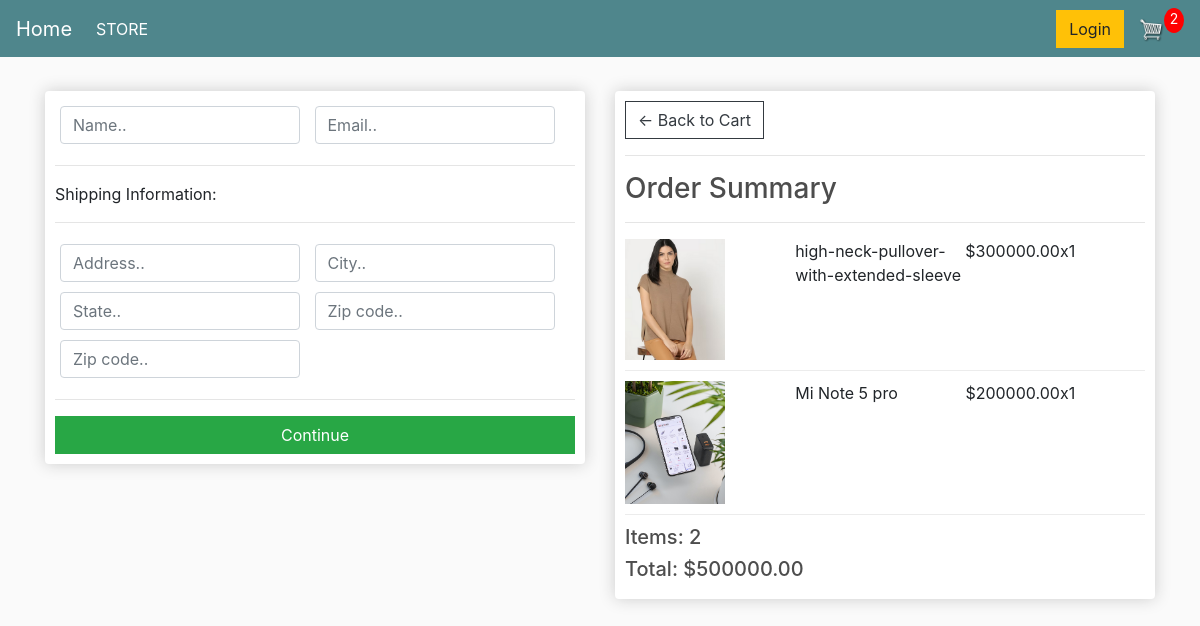
The app's page /checkout/ (signed in) with its own data.
### store/models.py (models this page shows, shortened)
class OrderItem(models.Model):
	product = models.ForeignKey(Product, on_delete=models.SET_NULL, null=True)
	order = models.ForeignKey(Order, on_delete=models.SET_NULL, null=True)
	quantity = models.IntegerField(default=0, null=True, blank=True)
	date_added = models.DateTimeField(auto_now_add=True)
	@property
	def get_total(self):
		total = self.product.price * self.quantity
		return total

class Product(models.Model):
	name = models.CharField(max_length=200)
	price = models.FloatField()
	digital = models.BooleanField(default=False,null=True, blank=True)
	image = models.ImageField(null=True, blank=True)
	@property
	def imageURL(self):
		try:
			url = self.image.url
		except:
			url = ''
		return url

class Order(models.Model):
	customer = models.ForeignKey(Customer, on_delete=models.SET_NULL, null=True, blank=True)
	date_ordered = models.DateTimeField(auto_now_add=True)
	complete = models.BooleanField(default=False)
	transaction_id = models.CharField(max_length=100, null=True)
	@property
	def shipping(self):
		shipping = False
		orderitems = self.orderitem_set.all()
		for i in orderitems:
			if i.product.digital == False:
				shipping = True
		return shipping
	@property
	def get_cart_total(self):
		orderitems = self.orderitem_set.all()
		total = sum([item.get_total for item in orderitems])
		return total
	@property
	def get_cart_items(self):
		orderitems = self.orderitem_set.all()
		total = sum([item.quantity for item in orderitems])
		return total

### store/views.py (the view)
# urls.py: path('checkout/', views.checkout, name="checkout"),
def checkout(request):
	data = cartData(request)
	cartItems = data['cartItems']
	order = data['order']
	items = data['items']
	context = {'items':items, 'order':order, 'cartItems':cartItems}
	return render(request, 'store/checkout.html', context)

### store/utils.py (called while the page is built)
def cartData(request):
	if request.user.is_authenticated:
		customer = request.user.customer
		order, created = Order.objects.get_or_create(customer=customer, complete=False)
		items = order.orderitem_set.all()
		cartItems = order.get_cart_items
	else:
		cookieData = cookieCart(request)
		cartItems = cookieData['cartItems']
		order = cookieData['order']
		items = cookieData['items']
	return {'cartItems':cartItems ,'order':order, 'items':items}

### store/templates/store/checkout.html (shortened to what this page needs)
{% extends 'store/main.html' %}
{% load static %}
{% block content %}
     <div class="row">
		<div class="col-lg-6">
			<div class="box-element" id="form-wrapper">
				<form id="form">
					<div id="user-info">
						<div class="form-field">
							<input required class="form-control" type="text" name="name" placeholder="Name..">
						</div>
						<div class="form-field">
							<input required class="form-control" type="email" name="email" placeholder="Email..">
						</div>
					</div>
					<div id="shipping-info">
						<hr>
						<p>Shipping Information:</p>
						<hr>
						<div class="form-field">
							<input class="form-control" type="text" name="address" placeholder="Address..">
						</div>
						<div class="form-field">
							<input class="form-control" type="text" name="city" placeholder="City..">
						</div>
						<div class="form-field">
							<input class="form-control" type="text" name="state" placeholder="State..">
						</div>
						<div class="form-field">
							<input class="form-control" type="text" name="zipcode" placeholder="Zip code..">
						</div>
						<div class="form-field">
							<input class="form-control" type="text" name="country" placeholder="Zip code..">
						</div>
					</div>
					<hr>
					<input id="form-button" class="btn btn-success btn-block" type="submit" value="Continue">
				</form>
			</div>
			<br>
		</div>
		<div class="col-lg-6">
			<div class="box-element">
				<a  class="btn btn-outline-dark" href="{% url 'cart' %}">&#x2190; Back to Cart</a>
				<hr>
				<h3>Order Summary</h3>
				<hr>
				{% for item in items %}
				<div class="cart-row">
					<div style="flex:2"><img class="row-image" src="{{item.product.imageURL}}"></div>
					<div style="flex:2"><p>{{item.product.name}}</p></div>
					<div style="flex:1"><p>${{item.product.price|floatformat:2}}</p></div>
					<div style="flex:1"><p>x{{item.quantity}}</p></div>
				</div>
				{% endfor %}
				<h5>Items:   {{order.get_cart_items}}</h5>
				<h5>Total:   ${{order.get_cart_total|floatformat:2}}</h5>
			</div>
		</div>
	</div>
{% endblock content %}

### static/css/main.css (style rules this page uses)
body { background-color: hsl(0, 0%, 98%); }
h1,h2,h3,h4,h5,h6 { color:hsl(0, 0%, 30%); }
.box-element { box-shadow:hsl(0, 0%, 80%) 0 0 16px; background-color: #fff; border-radius: 4px; padding: 10px; }
.col-lg-4, .col-lg-6, .col-lg-8, .col-lg-12 { margin-top: 10px; }
.btn { border-radius: 0; }
.row-image { width: 100px; }
.form-field { width:250px; display: inline-block; padding: 5px; }
.cart-row { display: flex; align-items: flex-stretch; padding-bottom: 10px; margin-bottom: 10px; border-bottom: 1px solid #ececec; }

### records on screen
OrderItem: product.imageURL (picture), product.name "high-neck-pullover-with-extended-sleeve", product.price "300000.00", quantity "1"
OrderItem: product.imageURL (picture), product.name "Mi Note 5 pro", product.price "200000.00", quantity "1"
Order: get_cart_items "2", get_cart_total "500000.00"

### other values on screen
{{ cartItems }} "2"
